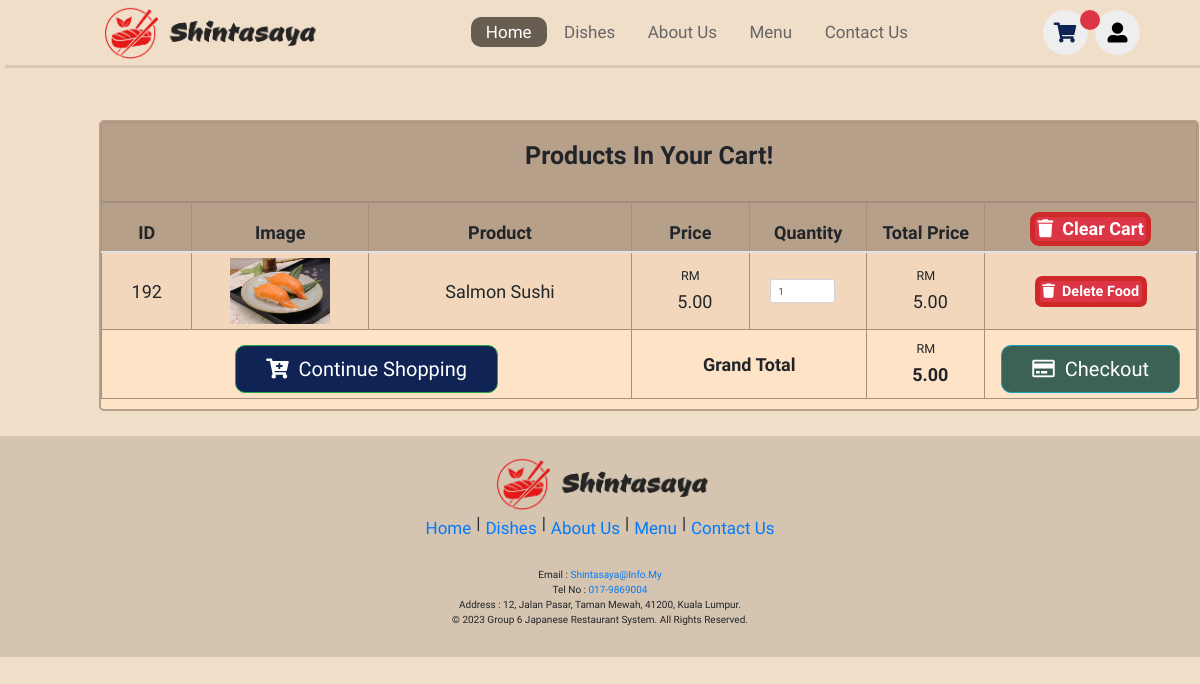
The page /cart/index.php (signed in) on the database its author committed.
### tables this page shows
CREATE TABLE IF NOT EXISTS `cart` (
  `id` int NOT NULL AUTO_INCREMENT,
  `food_name` varchar(100) NOT NULL,
  `food_price` varchar(50) NOT NULL,
  `food_image_location` varchar(100) NOT NULL,
  `qty` int NOT NULL,
  `total_price` varchar(100) NOT NULL,
  `food_code` varchar(100) DEFAULT NULL,
  PRIMARY KEY (`id`)
);

### cart/index.php (the view, shortened to what this page needs)
<!DOCTYPE html>
<html lang="en">
  <head>
    <link rel='stylesheet' href='https://cdnjs.cloudflare.com/ajax/libs/twitter-bootstrap/4.5.2/css/bootstrap.min.css' />
    <link rel='stylesheet' href='https://cdnjs.cloudflare.com/ajax/libs/font-awesome/5.9.0/css/all.min.css' />
    <link rel="stylesheet" href="../mystyle/restaurantStyle.css">
  </head>
  <body>
    <?php include('../includes/header.php'); ?>
    <div class="cart-container" style = "overflow-x:auto;">
      <div class="row justify-content-center">
        <div class="col-lg-10">
          <div class="table-responsive">
            <table class="table table-bordered table-striped text-center ">
              <thead>
                <tr>
                  <td colspan="7">
                    <h4 class="table-title">Products in your cart!</h4>
                  </td>
                </tr>
                <tr>
                  <th>ID</th>
                  <th>Image</th>
                  <th>Product</th>
                  <th>Price</th>
                  <th>Quantity</th>
                  <th>Total Price</th>
                  <th style = "width:18%">
                    <a href="../menu3/action.php?clear=all" class="badge-danger badge p-1" id="clear-cart"
                    onclick="return confirm('Are you sure want to clear your cart?');"><i class="fas fa-trash"></i>&nbsp;&nbsp;Clear Cart</a>
                  </th>
                </tr>
              </thead>
              <tbody>
                <?php
                  $conn=mysqli_connect(DB_HOST,DB_USER,DB_PASSWORD,DB_DATABASE);
                    $stmt = $conn->prepare('SELECT * FROM cart');
                    $stmt->execute();
                    $result = $stmt->get_result();
                    $grand_total = 0;
                    while ($row = $result->fetch_assoc()):
                  ?>
                <tr>
                  <td><?= $row['id'] ?></td>
                  <td style = "width: 15%"><img src="<?= $row['food_image_location'] ?>" width="100"></td>
                  <td><?= $row['food_name'] ?></td>
                  <td style = "width: 10%">
                    <h5> RM </h5>&nbsp;&nbsp;<?= number_format($row['food_price'],2);?>
                  </td>
                  <td style = "width:10%">
                    <input type="number" class="form-control itemQty" value="<?= $row['qty'] ?>" style="width:65px;">
                  </td>
                  <td style = "width: 10%"><h5> RM </h5>&nbsp;&nbsp;<?= number_format($row['total_price'],2); ?></td>
                  <td>
                    <a href="../menu3/action.php?remove=<?= $row['id'] ?>"class="badge-danger badge p-1" id="delete-food"
                    onclick="return confirm('Are you sure want to remove this item?');"><i class="fas fa-trash"></i>&nbsp;&nbsp;Delete Food</a>
                  </td>
                </tr>
                <?php $grand_total += $row['total_price']; ?>
                <?php endwhile; ?>
                <tr>
                  <td colspan="3" style = "width: 45%">
                    <a href="../menu3/index.php" class="btn btn-success"><i class="fas fa-cart-plus"></i>&nbsp;&nbsp;Continue
                    Shopping</a>
                  </td>
                  <td colspan="2"><b>Grand Total</b></td>
                  <td><b><h5> RM </h5>&nbsp;&nbsp;<?= number_format($grand_total,2); ?></b></td>
                  <td>
                    <a href="../checkoutpg/index.php" style = "background-color:#3C6255" class="btn btn-info <?= ($grand_total > 1) ? '' : 'disabled'; ?>"><i class="far fa-credit-card"></i>&nbsp;&nbsp;Checkout</a>
                  </td>
                </tr>
              </tbody>
            </table>
          </div>
        </div>
      </div>
    </div>
    <?php include('../includes/footer.php'); ?>
  </body>
</html>

### mystyle/restaurantStyle.css (style rules this page uses)
:root { --green : #675D50; --black : #102355; --light-color : #666; --box-shadow : .5rem .3rem rgb(0, 0, 0, 0.1); }
* { font-family: 'Alkatra', cursive; margin : 0; padding : 0; box-sizing : border-box; text-decoration : none; outline : none; border : none; text-transform : capitalize; transition : all 0.2s linear; }
html { font-size : 62.5%; overflow-x : hidden; scroll-padding-bottom : 5.5rem; scroll-behavior : smooth; background-color: #F1DEC9; }
.justify-content-center { justify-content: center!important; }
.btn { margin-top: 1rem; display:inline-block; font-size:2rem; color:#fff; background:var(--black); border-radius:1rem; cursor:pointer; padding:.8rem 3rem; }
html, body { height: 100%; width: 100%; margin: 0; font-family: 'Roboto', sans-serif; background-color: #F1DEC9; }
.cart-container { margin: 0 auto; padding: 5px; display: flex; }
.table-responsive { margin-top: 10em; width: 110em; background-color: #FFE3C6; border-collapse: collapse; border-width: 2px; border-color: #b7a089; border-style: solid; color: #000000; border-radius: .5em; }
.table-responsive td, .table-responsive th { border-width: 1px; border-color: #A4907C; border-style: solid; padding: 5px; vertical-align: middle; }
.table-responsive .table-title { height: 2em; font-weight: bold; font-size: 2.5em; margin-top: .5em; }
.table-responsive th { height: 2.8em; font-size: 1.8em; }
.table-responsive tbody { font-size: 1.8em; }
.table-responsive thead { background-color: #b7a089; }
.table-responsive .badge-danger.badge.p-1 { font-size: 1.5em; padding: 12em; border-radius: .5em; border: 5px solid rgb(206, 40, 40); }
.table-responsive #clear-cart { font-size: 1em; padding: 12em; }
.table-responsive #delete-food { font-size: .8em; padding: 12em; }
.table-responsive .form-control.itemQty { display:block; margin-left: 1.5em; }

### includes/header.php (style rules this page uses)
a, .navigatebar, .icons { text-decoration: none !important; }

### rows shown on the page
cart: id "192", food_image_location (picture), food_name "Salmon Sushi", food_price "5.00", qty "1", total_price "5.00"

### other values the page prints
$grand_total "5.00"
